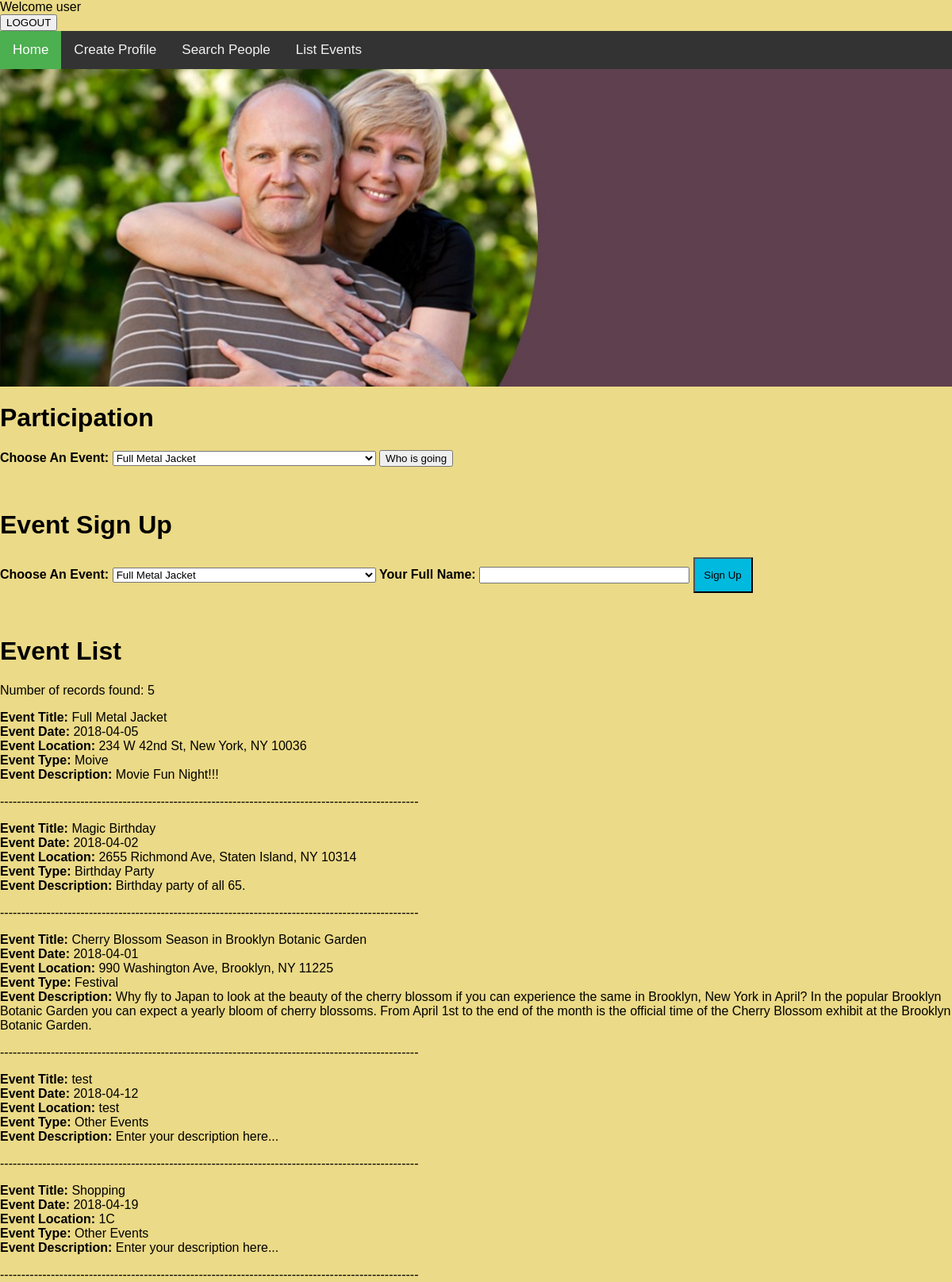
/user_listEvent.php, run on the app's committed database.
### tables this page shows
CREATE TABLE `event` (
  `event_id` int(4) NOT NULL,
  `eventDate` date NOT NULL,
  `eventTitle` varchar(50) NOT NULL,
  `eventLocation` varchar(50) NOT NULL,
  `eventType` varchar(15) NOT NULL,
  `eventDescription` varchar(500) NOT NULL
);

### user_listEvent.php (the view, shortened to what this page needs)
<!DOCTYPE html>
<html>
<body bgcolor="#EBDA87">
	Welcome user
	<form method="post" action="do_logout.php">
	<input type="submit" name="logout" value="LOGOUT" />
	</form>
<head>
</head>
<body>
<div class="topnav">
  <a class="active" href="user_index.html">Home</a>
  <a href="user_create_profile.html">Create Profile</a>
  <a href="user_search_people.html">Search People</a>
  <a href="user_list_events.html">List Events</a>
</div>
	<head>
	</head>
</head>
<div class="bg"></div>
<h1> Participation </h1>
<form action = "user_participation.php" method= "post">
<p><strong>Choose An Event:</strong>
<?php
$db = new mysqli('localhost', 'root', 'fei4844','_lovingseniors');
$sql = "SELECT event_id, eventTitle FROM event";
$result = $db ->query($sql);
echo "<select name= 'eventTitle'>";
while ($row = $result ->fetch_assoc()) {
    echo "<option value= '" . $row['event_id'] . "'>" . $row['eventTitle'] . "</option>";
}
echo "</select>";
?>
<input type= "submit" name="submit" value="Who is going">
</p>
</form><br >
<h1> Event Sign Up</h1>
<form action = "user_signup_events.php" method= "post">
<p><strong>Choose An Event:</strong>
<?php
$db = new mysqli('localhost', 'root', 'fei4844','_lovingseniors');
$sql = "SELECT event_id, eventTitle FROM event";
$result = $db ->query($sql);
echo "<select name= 'eventTitle'>";
while ($row = $result ->fetch_assoc()) {
    echo "<option value= '" . $row['event_id'] . "'>" . $row['eventTitle'] . "</option>";
}
echo "</select>";
?>
<strong>Your Full Name:</strong>
<input name= "name" type = "text" size="30">
<input type= "submit" name="submit" value="Sign Up"  style="height: 45px; width: 75px; background-color:#00B9DE">
</p>
</form><br >
	<h1>Event List</h1>
	<?php
	$db = new mysqli('localhost', 'root','fei4844', '_lovingseniors');
	$query = "SELECT eventTitle,eventDate,eventLocation,eventType,eventDescription
	   		  FROM event";
	$result = $db->query($query);
	echo "<p>Number of records found: ".$result->num_rows."</p>";
	if($result->num_rows >0)
	{
		while($row = $result->fetch_assoc())
		{
		echo "<strong>Event Title: </strong>".$row["eventTitle"];
		echo "<br><strong>Event Date: </strong>".$row["eventDate"];
		echo "<br><strong>Event Location: </strong>".$row["eventLocation"];
		echo "<br><strong>Event Type: </strong>".$row["eventType"];
		echo "<br><strong>Event Description: </strong>".$row["eventDescription"];
		echo "<p>---------------------------------------------------------------------------------------------------</p>";
		}
	}
	?>
	</body>
</html>

### user_listEvent.php (style rules this page uses)
body { margin: 0; font-family: Arial, Helvetica, sans-serif; }
.topnav { overflow: hidden; background-color: #333; }
.topnav a { float: left; color: #f2f2f2; text-align: center; padding: 14px 16px; text-decoration: none; font-size: 17px; }
.topnav a.active { background-color: #4CAF50; color: white; }
body, html { height: 100%; margin: 0; }
.bg { background-image: url("banner.jpg"); height: 50%; background-position: center; background-repeat: no-repeat; background-size: cover; }

### data on the page
event: eventTitle "Full Metal Jacket", eventDate "2018-04-05", eventLocation "234 W 42nd St, New York, NY 10036", eventType "Moive", eventDescription "Movie Fun Night!!!"
event: eventTitle "Magic Birthday", eventDate "2018-04-02", eventLocation "2655 Richmond Ave, Staten Island, NY 10314", eventType "Birthday Party", eventDescription "Birthday party of all 65."
event: eventTitle "Cherry Blossom Season in Brooklyn Botanic Garden", eventDate "2018-04-01", eventLocation "990 Washington Ave, Brooklyn, NY 11225", eventType "Festival", eventDescription "Why fly to Japan to look at the beauty of the cherry blossom if you can experience the same in Brooklyn, New York in April? In the popular Brooklyn Botanic Garden you can expect a yearly bloom of cherry blossoms. From April 1st to the end of the month is the official time of the Cherry Blossom exhibit at the Brooklyn Botanic Garden."
event: eventTitle "test", eventDate "2018-04-12", eventLocation "test", eventType "Other Events", eventDescription "Enter your description here..."
event: eventTitle "Shopping", eventDate "2018-04-19", eventLocation "1C", eventType "Other Events", eventDescription "Enter your description here..."

### other printed values
$result->num_rows "5"
form field eventTitle "Full Metal Jacket"
